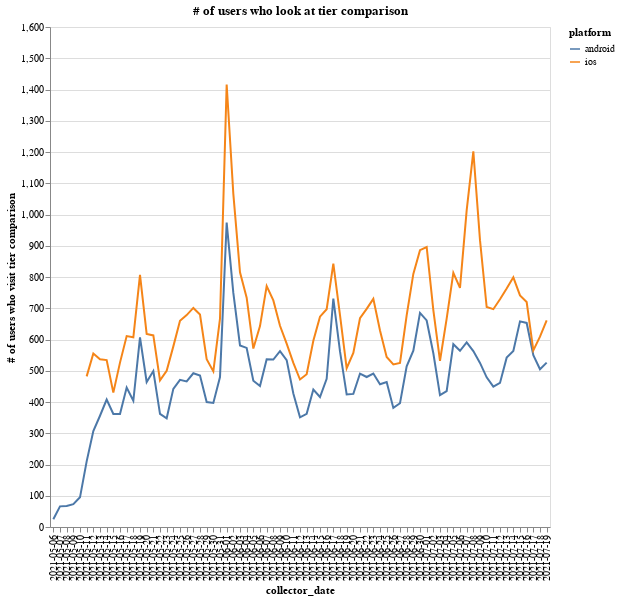

The notebook cell saved with this chart:
### Code cell
df = pd.read_csv("tier_comparison.csv")

df = df.groupby(["collector_date", "platform"])["user_id"].agg("nunique").reset_index()

alt.Chart(df).mark_line().encode(
    x="collector_date:O",
    y=alt.Y("user_id:Q", axis=alt.Axis(title="# of users who visit tier comparison")),
    color="platform:N",
).properties(width=500, height=500, title="# of users who look at tier comparison")

### Figure 1 — Vega-Lite specification as saved in the notebook (floating-point values rounded to 4 significant figures; data arrays with more than 128 entries replaced by an {"elided": "..."} marker saying what was removed)
{"config": {"view": {"continuousWidth": 400, "continuousHeight": 300}}, "data": {"name": "data-13b0b54164e2f50a24bc332316f30649"}, "mark": "line", "encoding": {"color": {"type": "nominal", "field": "platform"}, "x": {"type": "ordinal", "field": "collector_date"}, "y": {"type": "quantitative", "axis": {"title": "# of users who visit tier comparison"}, "field": "user_id"}}, "height": 500, "title": "# of users who look at tier comparison", "width": 500, "$schema": "https://vega.github.io/schema/vega-lite/v4.8.1.json", "datasets": {"data-13b0b54164e2f50a24bc332316f30649": {"elided": "145 records"}}}
